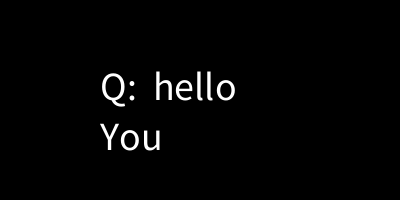
Frame 1 (no input)
Frame 60 (the mouse pressed at the canvas centre just before this capture): identical to frame 1, image omitted
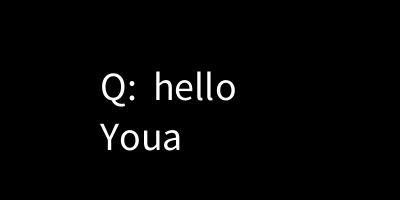
Frame 120 (the mouse held since frame 60 and released just before this capture)

The Processing sketch that drew these frames (run headless with seeded random() and noise(); from frame 60 on, the mouse is pressed at the canvas centre):

// Processing sketch: week17_step02
// ── week17_step02.pde
void setup(){ //設定，只做一次
  size(400,200);
  textSize(40);
}
String line="";
String Q = "hello";
void draw(){// 每秒60次
  background(0);
  text("Q:  "+Q,    100, 100);
  text( "You"+line, 100, 150);
}
void mousePressed(){
  line = line + "a";
}
